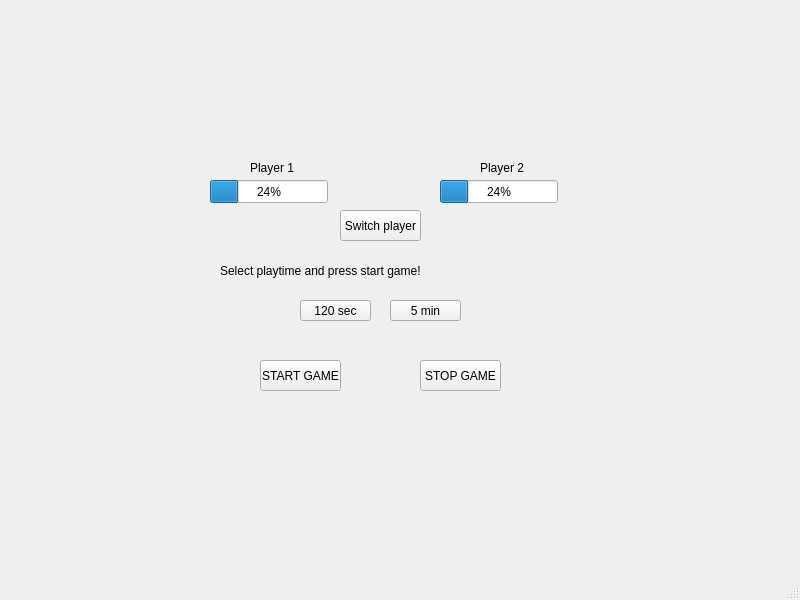
<?xml version="1.0" encoding="UTF-8"?>
<ui version="4.0">
 <class>MainWindow</class>
 <widget class="QMainWindow" name="MainWindow">
  <property name="geometry">
   <rect>
    <x>0</x>
    <y>0</y>
    <width>800</width>
    <height>600</height>
   </rect>
  </property>
  <property name="windowTitle">
   <string>MainWindow</string>
  </property>
  <widget class="QWidget" name="centralwidget">
   <widget class="QPushButton" name="Start">
    <property name="geometry">
     <rect>
      <x>260</x>
      <y>360</y>
      <width>81</width>
      <height>31</height>
     </rect>
    </property>
    <property name="text">
     <string>START GAME</string>
    </property>
   </widget>
   <widget class="QPushButton" name="Stop">
    <property name="geometry">
     <rect>
      <x>420</x>
      <y>360</y>
      <width>81</width>
      <height>31</height>
     </rect>
    </property>
    <property name="text">
     <string>STOP GAME</string>
    </property>
   </widget>
   <widget class="QLabel" name="label">
    <property name="geometry">
     <rect>
      <x>250</x>
      <y>160</y>
      <width>61</width>
      <height>16</height>
     </rect>
    </property>
    <property name="text">
     <string>Player 1</string>
    </property>
   </widget>
   <widget class="QLabel" name="gameInfo">
    <property name="geometry">
     <rect>
      <x>220</x>
      <y>230</y>
      <width>331</width>
      <height>81</height>
     </rect>
    </property>
    <property name="text">
     <string>Select playtime and press start game!</string>
    </property>
   </widget>
   <widget class="QLabel" name="label_3">
    <property name="geometry">
     <rect>
      <x>480</x>
      <y>160</y>
      <width>61</width>
      <height>16</height>
     </rect>
    </property>
    <property name="text">
     <string>Player 2</string>
    </property>
   </widget>
   <widget class="QPushButton" name="Time1">
    <property name="geometry">
     <rect>
      <x>300</x>
      <y>300</y>
      <width>71</width>
      <height>21</height>
     </rect>
    </property>
    <property name="text">
     <string>120 sec</string>
    </property>
   </widget>
   <widget class="QPushButton" name="Time2">
    <property name="geometry">
     <rect>
      <x>390</x>
      <y>300</y>
      <width>71</width>
      <height>21</height>
     </rect>
    </property>
    <property name="text">
     <string>5 min</string>
    </property>
   </widget>
   <widget class="QPushButton" name="Switch">
    <property name="geometry">
     <rect>
      <x>340</x>
      <y>210</y>
      <width>81</width>
      <height>31</height>
     </rect>
    </property>
    <property name="text">
     <string>Switch player</string>
    </property>
   </widget>
   <widget class="QProgressBar" name="progressBar1">
    <property name="geometry">
     <rect>
      <x>210</x>
      <y>180</y>
      <width>118</width>
      <height>23</height>
     </rect>
    </property>
    <property name="minimumSize">
     <size>
      <width>0</width>
      <height>23</height>
     </size>
    </property>
    <property name="value">
     <number>24</number>
    </property>
   </widget>
   <widget class="QProgressBar" name="progressBar2">
    <property name="geometry">
     <rect>
      <x>440</x>
      <y>180</y>
      <width>118</width>
      <height>23</height>
     </rect>
    </property>
    <property name="minimumSize">
     <size>
      <width>0</width>
      <height>23</height>
     </size>
    </property>
    <property name="value">
     <number>24</number>
    </property>
   </widget>
  </widget>
  <widget class="QMenuBar" name="menubar">
   <property name="geometry">
    <rect>
     <x>0</x>
     <y>0</y>
     <width>800</width>
     <height>21</height>
    </rect>
   </property>
  </widget>
  <widget class="QStatusBar" name="statusbar"/>
 </widget>
 <resources/>
 <connections/>
</ui>
